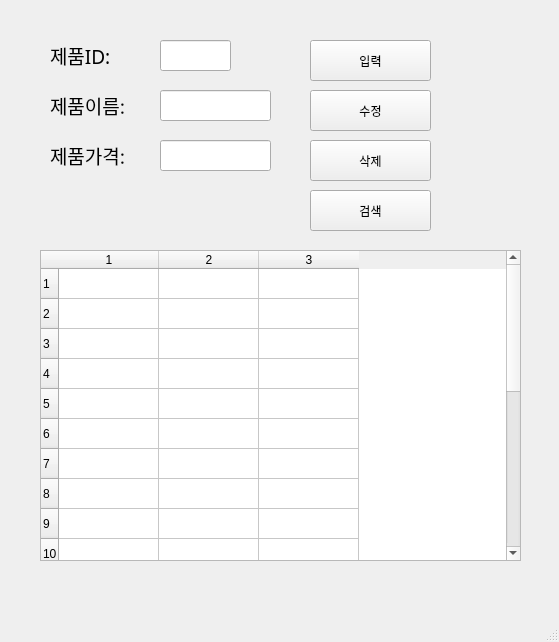
<?xml version="1.0" encoding="UTF-8"?>
<ui version="4.0">
 <class>MainWindow</class>
 <widget class="QMainWindow" name="MainWindow">
  <property name="geometry">
   <rect>
    <x>0</x>
    <y>0</y>
    <width>559</width>
    <height>642</height>
   </rect>
  </property>
  <property name="windowTitle">
   <string>MainWindow</string>
  </property>
  <widget class="QWidget" name="centralwidget">
   <widget class="QLabel" name="label">
    <property name="geometry">
     <rect>
      <x>50</x>
      <y>40</y>
      <width>91</width>
      <height>31</height>
     </rect>
    </property>
    <property name="font">
     <font>
      <family>맑은 고딕</family>
      <pointsize>14</pointsize>
     </font>
    </property>
    <property name="text">
     <string>제품ID:</string>
    </property>
   </widget>
   <widget class="QLabel" name="label_2">
    <property name="geometry">
     <rect>
      <x>50</x>
      <y>90</y>
      <width>101</width>
      <height>31</height>
     </rect>
    </property>
    <property name="font">
     <font>
      <family>맑은 고딕</family>
      <pointsize>14</pointsize>
     </font>
    </property>
    <property name="text">
     <string>제품이름:</string>
    </property>
   </widget>
   <widget class="QLabel" name="label_3">
    <property name="geometry">
     <rect>
      <x>50</x>
      <y>140</y>
      <width>101</width>
      <height>31</height>
     </rect>
    </property>
    <property name="font">
     <font>
      <family>맑은 고딕</family>
      <pointsize>14</pointsize>
     </font>
    </property>
    <property name="text">
     <string>제품가격:</string>
    </property>
   </widget>
   <widget class="QLineEdit" name="prodID">
    <property name="geometry">
     <rect>
      <x>160</x>
      <y>40</y>
      <width>71</width>
      <height>31</height>
     </rect>
    </property>
   </widget>
   <widget class="QLineEdit" name="prodName">
    <property name="geometry">
     <rect>
      <x>160</x>
      <y>90</y>
      <width>111</width>
      <height>31</height>
     </rect>
    </property>
   </widget>
   <widget class="QLineEdit" name="prodPrice">
    <property name="geometry">
     <rect>
      <x>160</x>
      <y>140</y>
      <width>111</width>
      <height>31</height>
     </rect>
    </property>
   </widget>
   <widget class="QPushButton" name="pushButton">
    <property name="geometry">
     <rect>
      <x>310</x>
      <y>40</y>
      <width>121</width>
      <height>41</height>
     </rect>
    </property>
    <property name="text">
     <string>입력</string>
    </property>
   </widget>
   <widget class="QPushButton" name="pushButton_2">
    <property name="geometry">
     <rect>
      <x>310</x>
      <y>90</y>
      <width>121</width>
      <height>41</height>
     </rect>
    </property>
    <property name="text">
     <string>수정</string>
    </property>
   </widget>
   <widget class="QPushButton" name="pushButton_3">
    <property name="geometry">
     <rect>
      <x>310</x>
      <y>140</y>
      <width>121</width>
      <height>41</height>
     </rect>
    </property>
    <property name="text">
     <string>삭제</string>
    </property>
   </widget>
   <widget class="QPushButton" name="pushButton_4">
    <property name="geometry">
     <rect>
      <x>310</x>
      <y>190</y>
      <width>121</width>
      <height>41</height>
     </rect>
    </property>
    <property name="text">
     <string>검색</string>
    </property>
   </widget>
   <widget class="QTableWidget" name="tableWidget">
    <property name="geometry">
     <rect>
      <x>40</x>
      <y>250</y>
      <width>481</width>
      <height>311</height>
     </rect>
    </property>
    <property name="rowCount">
     <number>20</number>
    </property>
    <property name="columnCount">
     <number>3</number>
    </property>
    <row/>
    <row/>
    <row/>
    <row/>
    <row/>
    <row/>
    <row/>
    <row/>
    <row/>
    <row/>
    <row/>
    <row/>
    <row/>
    <row/>
    <row/>
    <row/>
    <row/>
    <row/>
    <row/>
    <row/>
    <column/>
    <column/>
    <column/>
   </widget>
  </widget>
  <widget class="QMenuBar" name="menubar">
   <property name="geometry">
    <rect>
     <x>0</x>
     <y>0</y>
     <width>559</width>
     <height>33</height>
    </rect>
   </property>
  </widget>
  <widget class="QStatusBar" name="statusbar"/>
 </widget>
 <resources/>
 <connections>
  <connection>
   <sender>pushButton</sender>
   <signal>clicked()</signal>
   <receiver>MainWindow</receiver>
   <slot>addProduct()</slot>
   <hints>
    <hint type="sourcelabel">
     <x>372</x>
     <y>89</y>
    </hint>
    <hint type="destinationlabel">
     <x>457</x>
     <y>134</y>
    </hint>
   </hints>
  </connection>
  <connection>
   <sender>pushButton_2</sender>
   <signal>clicked()</signal>
   <receiver>MainWindow</receiver>
   <slot>updateProduct()</slot>
   <hints>
    <hint type="sourcelabel">
     <x>379</x>
     <y>144</y>
    </hint>
    <hint type="destinationlabel">
     <x>491</x>
     <y>185</y>
    </hint>
   </hints>
  </connection>
  <connection>
   <sender>pushButton_4</sender>
   <signal>clicked()</signal>
   <receiver>MainWindow</receiver>
   <slot>getProduct()</slot>
   <hints>
    <hint type="sourcelabel">
     <x>375</x>
     <y>246</y>
    </hint>
    <hint type="destinationlabel">
     <x>483</x>
     <y>274</y>
    </hint>
   </hints>
  </connection>
  <connection>
   <sender>pushButton_3</sender>
   <signal>clicked()</signal>
   <receiver>MainWindow</receiver>
   <slot>removeProduct()</slot>
   <hints>
    <hint type="sourcelabel">
     <x>413</x>
     <y>192</y>
    </hint>
    <hint type="destinationlabel">
     <x>480</x>
     <y>229</y>
    </hint>
   </hints>
  </connection>
 </connections>
 <slots>
  <slot>addProduct()</slot>
  <slot>removeProduct()</slot>
  <slot>updateProduct()</slot>
  <slot>getProduct()</slot>
 </slots>
</ui>
